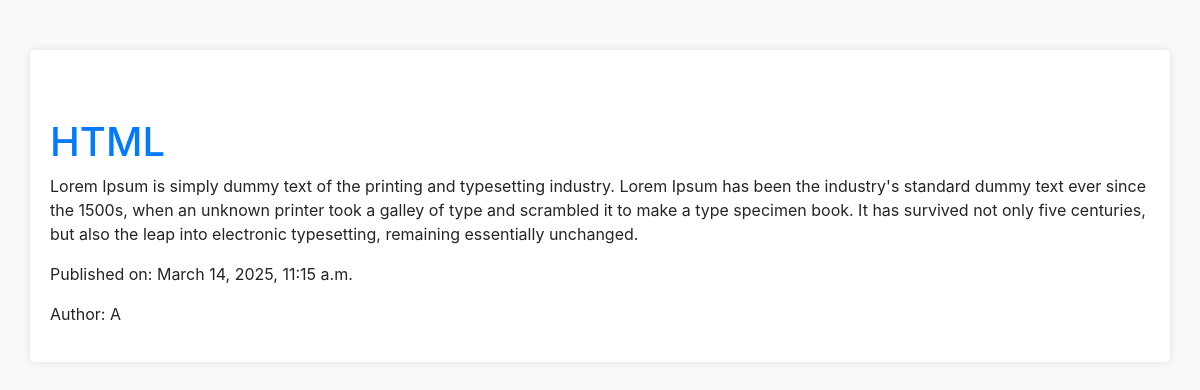
/posts/1, run on the app's committed database.
### blog/models.py (models this page shows, shortened)
class Post(models.Model):
    title = models.CharField(max_length=200)
    content = models.TextField()
    pub_date = models.DateTimeField(auto_now_add=True)
    author = models.ForeignKey(Author, on_delete=models.CASCADE)

class Author(models.Model):
    name = models.CharField(max_length=100)
    bio = models.TextField()

### blog/views.py (the view)
# urls.py: path('posts/<int:pk>', PostDetailView.as_view(), name='post-detail'),
class PostDetailView(DetailView):
    model = Post
    template_name = 'post_detail.html'

### blog/templates/post_detail.html (shortened to what this page needs)
{% extends 'base.html' %}
{% load static %}
{% block content %}
<h1 class="mt-5">{{ object.title }}</h1>
<p>{{ object.content }}</p>
<p>Published on: {{ object.pub_date }}</p>
<p>Author: {{ object.author.name }}</p>
{% endblock %}

### blog/static/css/style.css (style rules this page uses)
body { background-color: #f8f9fa; }
h1, h2 { color: #007bff; }

### data on the page
Post: title "HTML", content "Lorem Ipsum is simply dummy text of the printing and typesetting industry. Lorem Ipsum has been the industry's standard dummy text ever since the 1500s, when an unknown printer took a galley of type and scrambled it to make a type specimen book. It has survived not only five centuries, but also the leap into electronic typesetting, remaining essentially unchanged.", pub_date "March 14, 2025, 11:15 a.m.", author.name "A"
